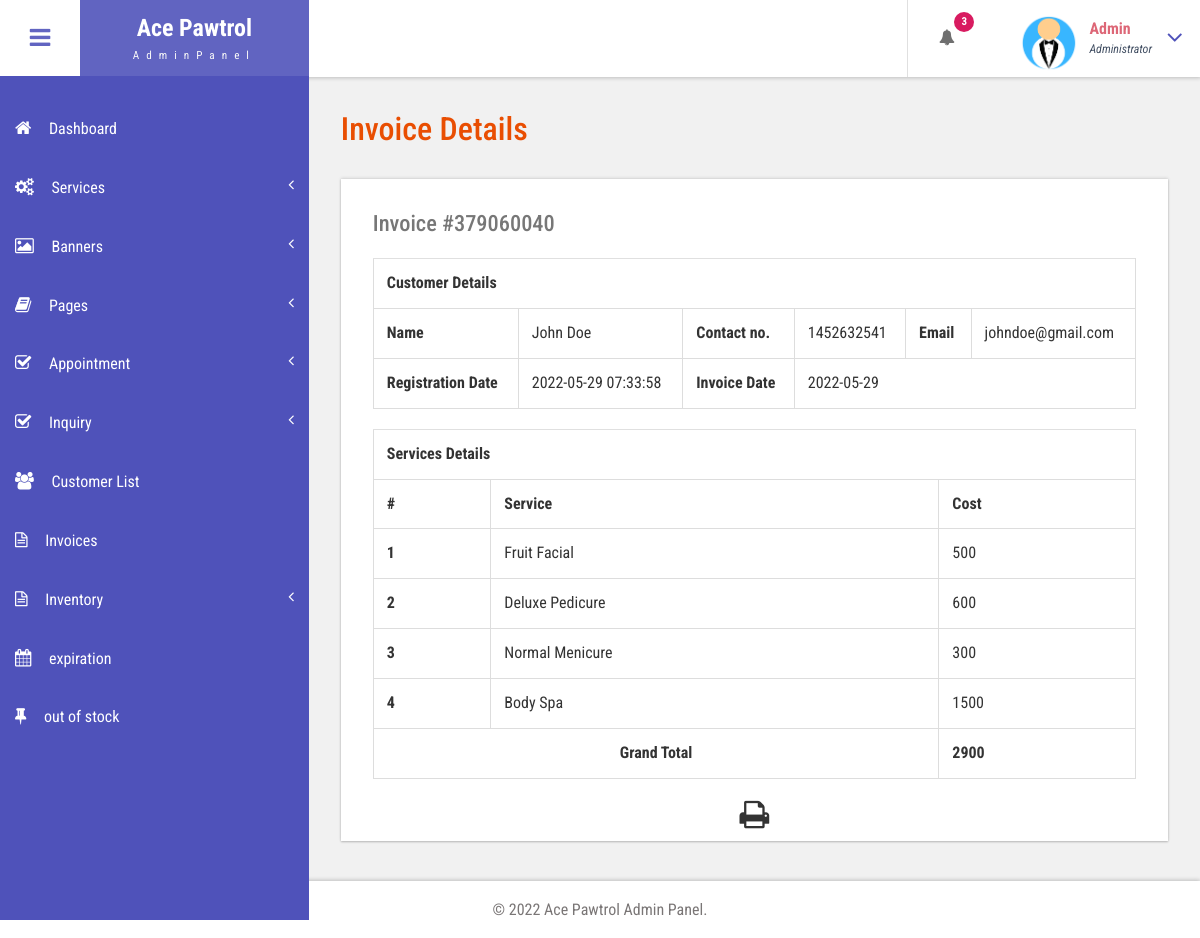
Page /admin/view-invoice.php?invoiceid=379060040 (signed in) on the committed database.
### tables this page shows
CREATE TABLE `tblservices` (
  `ID` int(10) NOT NULL,
  `ServiceName` varchar(200) DEFAULT NULL,
  `ServiceDescription` mediumtext DEFAULT NULL,
  `Cost` int(10) DEFAULT NULL,
  `Image` varchar(200) DEFAULT NULL,
  `CreationDate` timestamp NULL DEFAULT current_timestamp()
);

### admin/view-invoice.php (the view, shortened to what this page needs)
<?php
include('includes/dbconnection.php');
if (strlen($_SESSION['bpmsaid']==0)) {
  header('location:logout.php');
  } else{
  ?>
<!DOCTYPE HTML>
<html>
<head>
<link href="css/bootstrap.css" rel='stylesheet' type='text/css' />
<link href="css/style.css" rel='stylesheet' type='text/css' />
<link href="css/font-awesome.css" rel="stylesheet">
<link href="css/animate.css" rel="stylesheet" type="text/css" media="all">
<link href="css/custom.css" rel="stylesheet">
</head>
<body class="cbp-spmenu-push">
	<div class="main-content">
		 <?php include_once('includes/sidebar.php');?>
		 <?php include_once('includes/header.php');?>
		<div id="page-wrapper">
			<div class="main-page">
				<div class="tables" id="exampl">
					<h3 class="title1">Invoice Details</h3>
	<?php
	$invid=intval($_GET['invoiceid']);
$ret=mysqli_query($con,"select DISTINCT  date(tblinvoice.PostingDate) as invoicedate,tbluser.FirstName,tbluser.LastName,tbluser.Email,tbluser.MobileNumber,tbluser.RegDate
	from  tblinvoice
	join tbluser on tbluser.ID=tblinvoice.Userid
	where tblinvoice.BillingId='$invid'");
while ($row=mysqli_fetch_array($ret)) {
?>
					<div class="table-responsive bs-example widget-shadow">
						<h4>Invoice #<?php echo $invid;?></h4>
						<table class="table table-bordered" width="100%" border="1">
<tr>
<th colspan="6">Customer Details</th>
</tr>
							 <tr>
								<th>Name</th>
								<td><?php echo $row['FirstName']?> <?php echo $row['LastName']?></td>
								<th>Contact no.</th>
								<td><?php echo $row['MobileNumber']?></td>
								<th>Email </th>
								<td><?php echo $row['Email']?></td>
							</tr>
							 <tr>
								<th>Registration Date</th>
								<td><?php echo $row['RegDate']?></td>
								<th>Invoice Date</th>
								<td colspan="3"><?php echo $row['invoicedate']?></td>
							</tr>
<?php }?>
</table>
<table class="table table-bordered" width="100%" border="1">
<tr>
<th colspan="3">Services Details</th>
</tr>
<tr>
<th>#</th>
<th>Service</th>
<th>Cost</th>
</tr>
<?php
$ret=mysqli_query($con,"select tblservices.ServiceName,tblservices.Cost
	from  tblinvoice
	join tblservices on tblservices.ID=tblinvoice.ServiceId
	where tblinvoice.BillingId='$invid'");
$cnt=1;
while ($row=mysqli_fetch_array($ret)) {
	?>
<tr>
<th><?php echo $cnt;?></th>
<td><?php echo $row['ServiceName']?></td>
<td><?php echo $subtotal=$row['Cost']?></td>
</tr>
<?php
$cnt=$cnt+1;
$gtotal+=$subtotal;
} ?>
<tr>
<th colspan="2" style="text-align:center">Grand Total</th>
<th><?php echo $gtotal?></th>
</tr>
</table>
  <p style="margin-top:1%"  align="center">
  <i class="fa fa-print fa-2x" style="cursor: pointer;"  OnClick="CallPrint(this.value)" ></i>
</p>
					</div>
				</div>
			</div>
		</div>
		 <?php include_once('includes/footer.php');?>
	</div>
</body>
</html>
<?php }  ?>

### admin/includes/header.php (shortened to what this page needs)
<div class="sticky-header header-section ">
      <div class="header-left">
        <button id="showLeftPush"><i class="fa fa-bars"></i></button>
        <div class="logo">
          <a href="dashboard.php">
            <h1>Ace Pawtrol</h1>
            <span>AdminPanel</span>
          </a>
        </div>
      </div>
      <div class="header-right">
        <div class="profile_details_left">
          <ul class="nofitications-dropdown">
            <?php
$ret1=mysqli_query($con,"select tbluser.FirstName,tbluser.LastName,tblbook.ID as bid,tblbook.AptNumber from tblbook join tbluser on tbluser.ID=tblbook.UserID where tblbook.Status is null");
$num=mysqli_num_rows($ret1);
?>
            <li class="dropdown head-dpdn">
              <a href="#" class="dropdown-toggle" data-toggle="dropdown" aria-expanded="false"><i class="fa fa-bell"></i><span class="badge blue"><?php echo $num;?></span></a>
            </li>
          </ul>
          <div class="clearfix"> </div>
        </div>
        <div class="profile_details">
        <?php
$adid=$_SESSION['bpmsaid'];
$ret=mysqli_query($con,"select AdminName from tbladmin where ID='$adid'");
$row=mysqli_fetch_array($ret);
$name=$row['AdminName'];
?>
          <ul>
            <li class="dropdown profile_details_drop">
              <a href="#" class="dropdown-toggle" data-toggle="dropdown" aria-expanded="false">
                <div class="profile_img">
                  <span class="prfil-img"><img src="images/admin1.png" alt="" width="60" height="60"> </span>
                  <div class="user-name">
                    <p><?php echo $name; ?></p>
                    <span>Administrator</span>
                  </div>
                  <i class="fa fa-angle-down lnr"></i>
                  <div class="clearfix"></div>
                </div>
              </a>
            </li>
          </ul>
        </div>
      </div>
      <div class="clearfix"> </div>
    </div>

### admin/css/style.css (style rules this page uses)
h4, h5, h6, h1, h2, h3 { margin: 0; }
ul, ol { margin: 0; }
p { margin: 0; }
html, body { font-family: 'Roboto Condensed', sans-serif; font-size: 100%; overflow-x: hidden; background: #fff; }
body a { transition: 0.5s all ease; -webkit-transition: 0.5s all ease; -moz-transition: 0.5s all ease; -o-transition: 0.5s all ease; -ms-transition: 0.5s all ease; text-decoration:none; }
h1,h2,h3,h4,h5,h6 { margin:0; }
p { margin:0; }
ul,label { margin:0; padding:0; }
.main-content { position: relative; }
.sticky-header { position: fixed; top: 0; left:0px; width: 100%; z-index: 100; }
.header-section { background:#FFF; box-shadow: 1px 1px 4px rgba(0, 0, 0, 0.21); -webkit-box-shadow: 1px 1px 4px rgba(0, 0, 0, 0.21); -moz-box-shadow: 1px 1px 4px rgba(0, 0, 0, 0.21); -o-box-shadow: 1px 1px 4px rgba(0, 0, 0, 0.21); }
.header-section::after { clear: both; display: block; content: ''; }
.header-left { float: left; width: 45%; }
.header-right { float: right; }
button#showLeftPush { font-size: 1.5em; width: 80px; padding: 0.87em 0; text-align: center; cursor: pointer; float: left; color: #6F6F6F; -moz-transition: all 0.2s ease-out 0s; -webkit-transition: all 0.2s ease-out 0s; transition: all 0.2s ease-out 0s; border: none; background-color: #fff; outline:none; }
.cbp-spmenu-push { overflow-x: hidden; position: relative; }
.cbp-spmenu, .cbp-spmenu-push { -webkit-transition: all 0.3s ease; -moz-transition: all 0.3s ease; transition: all 0.3s ease; }
.cbp-spmenu-push div#page-wrapper { margin: 0 0 0 19.3em; transition:.5s all; -webkit-transition:.5s all; -moz-transition:.5s all; }
.fa { display: inline-block; font-family: FontAwesome; font-style: normal; font-weight: normal; line-height: 1; -webkit-font-smoothing: antialiased; -moz-osx-font-smoothing: grayscale; }
.logo { background: #6164C1; text-align: center; float: left; }
.logo a { padding: 0.9em 3.3em .7em; display: block; text-decoration: none; }
.logo a h1 { color: #fff; font-size: 1.5em; line-height: 1.2em; font-weight: 700; }
.logo a span { color: #F8F8F8; font-size: .7em; text-align: center; letter-spacing: 7px; }
.profile_details_left { float: left; }
li.dropdown.head-dpdn { display: inline-block; padding: 1.7em 0; border-left: 1px solid #E0E0E0; float: left; }
li.dropdown.head-dpdn a.dropdown-toggle { padding: 1.7em 2em; }
i.fa.fa-bell { color:#6F6F6F; }
.header-right span.badge { font-size: 11px; font-weight: bold; color: #FFF; background: #8BC34A; line-height: 15px; width: 20px; height: 20px; border-radius: 2em; -webkit-border-radius: 2em; -moz-border-radius: 2em; -o-border-radius: 2em; text-align: center; display: inline-block; position: absolute; top: 16%; padding: 2px 0 0; }
.header-right span.blue { background-color:#D81B60; }
.profile_details { float: right; }
.profile_details_drop a.dropdown-toggle { display:block; padding: 0.8em 3em 0 2em; }
.profile_img span.prfil-img { float:left; }
.user-name { float:left; margin-top:8px; margin-left:11px; height:35px; }
.profile_details ul li { list-style-type:none; position:relative; }
.profile_details li a i.fa.lnr { position: absolute; top: 34%; right: 8%; color: #4F52BA; font-size: 1.6em; }
.user-name p { font-size:1em; color:#DD6777; line-height:1em; font-weight:700; }
.user-name span { font-size: .75em; font-style: italic; color: #424f63; font-weight: normal; margin-top: .3em; }
.widget-shadow { background-color: #fff; box-shadow: 0 -1px 3px rgba(0,0,0,.12),0 1px 2px rgba(0,0,0,.24); -webkit-box-shadow: 0 -1px 3px rgba(0,0,0,.12),0 1px 2px rgba(0,0,0,.24); -moz-box-shadow: 0 -1px 3px rgba(0,0,0,.12),0 1px 2px rgba(0,0,0,.24); }
h3.title1 { font-size: 2em; color: #e94e02; margin-bottom: 0.8em; }
.table > thead > tr > th, .table > tbody > tr > th, .table > tfoot > tr > th, .table > thead > tr > td, .table > tbody > tr > td, .table > tfoot > tr > td { border-top: none; }
.tables h4 { font-size: 1.4em; margin-bottom: 1em; color: #777777; }
.tables .panel-body ,.tables .bs-example { padding: 2em 2em 0.5em; }
.tables .table > thead > tr > th, .tables .table > tbody > tr > th, .tables .table > tfoot > tr > th, .tables .table > thead > tr > td, .tables .table > tbody > tr > td, .tables .table > tfoot > tr > td { padding: 13px; border-top: 1px solid #E0E0E0; }
.bs-example { margin-top: 2em; }

### admin/css/custom.css (style rules this page uses)
#page-wrapper { padding:7em 2em 2.5em; background-color: #F1F1F1; }

### rows in the picture
tblservices: ServiceName "Fruit Facial", Cost "500"
tblservices: ServiceName "Deluxe Pedicure", Cost "600"
tblservices: ServiceName "Normal Menicure", Cost "300"
tblservices: ServiceName "Body Spa", Cost "1500"

### other values in the picture
$num "3"
$name "Admin"
$row['FirstName'] "John"
$row['LastName'] "Doe"
$row['MobileNumber'] "1452632541"
$row['Email'] "johndoe@gmail.com"
$row['RegDate'] "2022-05-29 07:33:58"
$row['invoicedate'] "2022-05-29"
$gtotal "2900"
